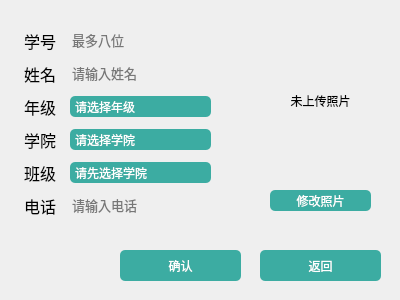
<?xml version="1.0" encoding="UTF-8"?>
<ui version="4.0">
 <class>AddStu</class>
 <widget class="QDialog" name="AddStu">
  <property name="geometry">
   <rect>
    <x>0</x>
    <y>0</y>
    <width>400</width>
    <height>300</height>
   </rect>
  </property>
  <property name="windowTitle">
   <string>新增学生信息</string>
  </property>
  <property name="windowIcon">
   <iconset resource="image.qrc">
    <normaloff>:/image/images/new.png</normaloff>:/image/images/new.png</iconset>
  </property>
  <property name="autoFillBackground">
   <bool>false</bool>
  </property>
  <property name="styleSheet">
   <string notr="true">QComboBox{
	border-radius:5px;
	background-color: rgba(0, 150, 136, 0.75);
	color:rgb(255,255,255);
	font: 75 9pt &quot;微软雅黑&quot;;
}
QComboBox:hover{
	border-color: rgb(0, 150, 136);
	background-color: rgba(0, 150, 136, 0.8);
}
QComboBox:pressed{
	background-color: rgba(0, 150, 136, 0.95);}
QComboBox::drop-down{border-left-color: darkgray;}

QLineEdit{border-radius:5px;}
</string>
  </property>
  <widget class="QPushButton" name="back">
   <property name="geometry">
    <rect>
     <x>260</x>
     <y>250</y>
     <width>121</width>
     <height>31</height>
    </rect>
   </property>
   <property name="styleSheet">
    <string notr="true">QPushButton{
	border-radius:5px;
	background-color: rgba(0, 150, 136, 0.75);
	color:rgb(255,255,255);
	font: 75 10pt &quot;微软雅黑&quot;;
}
QPushButton:hover{
	border-color: rgb(0, 150, 136);
	background-color: rgba(0, 150, 136, 0.8);
}
QPushButton:pressed{
	background-color: rgba(0, 150, 136, 0.95);
}


</string>
   </property>
   <property name="text">
    <string>返回</string>
   </property>
  </widget>
  <widget class="QComboBox" name="ClassBox">
   <property name="geometry">
    <rect>
     <x>70</x>
     <y>162</y>
     <width>141</width>
     <height>21</height>
    </rect>
   </property>
   <property name="sizePolicy">
    <sizepolicy hsizetype="Fixed" vsizetype="Fixed">
     <horstretch>0</horstretch>
     <verstretch>0</verstretch>
    </sizepolicy>
   </property>
   <property name="acceptDrops">
    <bool>false</bool>
   </property>
   <property name="editable">
    <bool>false</bool>
   </property>
   <property name="currentText">
    <string>请先选择学院</string>
   </property>
   <property name="insertPolicy">
    <enum>QComboBox::InsertAtBottom</enum>
   </property>
   <property name="frame">
    <bool>false</bool>
   </property>
   <item>
    <property name="text">
     <string>请先选择学院</string>
    </property>
   </item>
  </widget>
  <widget class="QComboBox" name="PartBox">
   <property name="geometry">
    <rect>
     <x>70</x>
     <y>129</y>
     <width>141</width>
     <height>21</height>
    </rect>
   </property>
   <property name="sizePolicy">
    <sizepolicy hsizetype="Fixed" vsizetype="Fixed">
     <horstretch>0</horstretch>
     <verstretch>0</verstretch>
    </sizepolicy>
   </property>
   <property name="frame">
    <bool>false</bool>
   </property>
   <item>
    <property name="text">
     <string>请选择学院</string>
    </property>
   </item>
   <item>
    <property name="text">
     <string>计算机学院</string>
    </property>
   </item>
   <item>
    <property name="text">
     <string>化工学院</string>
    </property>
   </item>
  </widget>
  <widget class="QLabel" name="Class">
   <property name="geometry">
    <rect>
     <x>24</x>
     <y>159</y>
     <width>40</width>
     <height>27</height>
    </rect>
   </property>
   <property name="font">
    <font>
     <family>微软雅黑</family>
     <pointsize>12</pointsize>
    </font>
   </property>
   <property name="text">
    <string>班级</string>
   </property>
  </widget>
  <widget class="QLabel" name="Tel">
   <property name="geometry">
    <rect>
     <x>24</x>
     <y>192</y>
     <width>40</width>
     <height>27</height>
    </rect>
   </property>
   <property name="font">
    <font>
     <family>微软雅黑</family>
     <pointsize>12</pointsize>
    </font>
   </property>
   <property name="text">
    <string>电话</string>
   </property>
  </widget>
  <widget class="QComboBox" name="GradeBox">
   <property name="enabled">
    <bool>true</bool>
   </property>
   <property name="geometry">
    <rect>
     <x>70</x>
     <y>96</y>
     <width>141</width>
     <height>21</height>
    </rect>
   </property>
   <property name="sizePolicy">
    <sizepolicy hsizetype="Fixed" vsizetype="Fixed">
     <horstretch>0</horstretch>
     <verstretch>0</verstretch>
    </sizepolicy>
   </property>
   <property name="editable">
    <bool>false</bool>
   </property>
   <property name="currentIndex">
    <number>0</number>
   </property>
   <property name="maxCount">
    <number>30</number>
   </property>
   <property name="duplicatesEnabled">
    <bool>false</bool>
   </property>
   <property name="frame">
    <bool>false</bool>
   </property>
   <item>
    <property name="text">
     <string>请选择年级</string>
    </property>
   </item>
   <item>
    <property name="text">
     <string>2017</string>
    </property>
   </item>
   <item>
    <property name="text">
     <string>2018</string>
    </property>
   </item>
   <item>
    <property name="text">
     <string>2019</string>
    </property>
   </item>
   <item>
    <property name="text">
     <string>2020</string>
    </property>
   </item>
   <item>
    <property name="text">
     <string>2021</string>
    </property>
   </item>
  </widget>
  <widget class="QLabel" name="Part">
   <property name="geometry">
    <rect>
     <x>24</x>
     <y>126</y>
     <width>40</width>
     <height>27</height>
    </rect>
   </property>
   <property name="font">
    <font>
     <family>微软雅黑</family>
     <pointsize>12</pointsize>
    </font>
   </property>
   <property name="text">
    <string>学院</string>
   </property>
  </widget>
  <widget class="QLabel" name="Name">
   <property name="geometry">
    <rect>
     <x>24</x>
     <y>60</y>
     <width>40</width>
     <height>27</height>
    </rect>
   </property>
   <property name="font">
    <font>
     <family>微软雅黑</family>
     <pointsize>12</pointsize>
    </font>
   </property>
   <property name="text">
    <string>姓名</string>
   </property>
  </widget>
  <widget class="QLineEdit" name="NameText">
   <property name="geometry">
    <rect>
     <x>70</x>
     <y>63</y>
     <width>141</width>
     <height>20</height>
    </rect>
   </property>
   <property name="sizePolicy">
    <sizepolicy hsizetype="Fixed" vsizetype="Fixed">
     <horstretch>0</horstretch>
     <verstretch>0</verstretch>
    </sizepolicy>
   </property>
   <property name="font">
    <font>
     <family>等线</family>
     <pointsize>10</pointsize>
    </font>
   </property>
   <property name="styleSheet">
    <string notr="true">QLineEdit
{
	setMaxLength(8);
    setPlaceholderText(&quot;abc&quot;);
	background:transparent;
	border-width:0;
	border-style:outset;

}


</string>
   </property>
   <property name="inputMask">
    <string/>
   </property>
   <property name="text">
    <string/>
   </property>
   <property name="maxLength">
    <number>10</number>
   </property>
   <property name="frame">
    <bool>false</bool>
   </property>
   <property name="placeholderText">
    <string>请输入姓名</string>
   </property>
   <property name="clearButtonEnabled">
    <bool>true</bool>
   </property>
  </widget>
  <widget class="QLabel" name="Num">
   <property name="geometry">
    <rect>
     <x>24</x>
     <y>27</y>
     <width>40</width>
     <height>27</height>
    </rect>
   </property>
   <property name="font">
    <font>
     <family>微软雅黑</family>
     <pointsize>12</pointsize>
    </font>
   </property>
   <property name="text">
    <string>学号</string>
   </property>
  </widget>
  <widget class="QLabel" name="Grade">
   <property name="geometry">
    <rect>
     <x>24</x>
     <y>93</y>
     <width>40</width>
     <height>27</height>
    </rect>
   </property>
   <property name="font">
    <font>
     <family>微软雅黑</family>
     <pointsize>12</pointsize>
    </font>
   </property>
   <property name="text">
    <string>年级</string>
   </property>
  </widget>
  <widget class="QLineEdit" name="TelText">
   <property name="geometry">
    <rect>
     <x>70</x>
     <y>195</y>
     <width>141</width>
     <height>20</height>
    </rect>
   </property>
   <property name="sizePolicy">
    <sizepolicy hsizetype="Fixed" vsizetype="Fixed">
     <horstretch>0</horstretch>
     <verstretch>0</verstretch>
    </sizepolicy>
   </property>
   <property name="font">
    <font>
     <family>等线</family>
     <pointsize>10</pointsize>
    </font>
   </property>
   <property name="styleSheet">
    <string notr="true">QLineEdit
{
	setMaxLength(8);
    setPlaceholderText(&quot;abc&quot;);
	background:transparent;
	border-width:0;
	border-style:outset;

}


</string>
   </property>
   <property name="inputMethodHints">
    <set>Qt::ImhDigitsOnly</set>
   </property>
   <property name="inputMask">
    <string/>
   </property>
   <property name="text">
    <string/>
   </property>
   <property name="maxLength">
    <number>11</number>
   </property>
   <property name="frame">
    <bool>false</bool>
   </property>
   <property name="placeholderText">
    <string>请输入电话</string>
   </property>
   <property name="clearButtonEnabled">
    <bool>true</bool>
   </property>
  </widget>
  <widget class="QLineEdit" name="NumText">
   <property name="geometry">
    <rect>
     <x>70</x>
     <y>30</y>
     <width>141</width>
     <height>20</height>
    </rect>
   </property>
   <property name="sizePolicy">
    <sizepolicy hsizetype="Fixed" vsizetype="Fixed">
     <horstretch>0</horstretch>
     <verstretch>0</verstretch>
    </sizepolicy>
   </property>
   <property name="font">
    <font>
     <family>等线</family>
     <pointsize>10</pointsize>
    </font>
   </property>
   <property name="styleSheet">
    <string notr="true">QLineEdit
{
	setMaxLength(8);
	background:transparent;
	border-width:0;
	border-style:outset;
}


</string>
   </property>
   <property name="inputMethodHints">
    <set>Qt::ImhDigitsOnly</set>
   </property>
   <property name="inputMask">
    <string/>
   </property>
   <property name="text">
    <string/>
   </property>
   <property name="maxLength">
    <number>8</number>
   </property>
   <property name="frame">
    <bool>false</bool>
   </property>
   <property name="placeholderText">
    <string>最多八位</string>
   </property>
   <property name="clearButtonEnabled">
    <bool>true</bool>
   </property>
  </widget>
  <widget class="QPushButton" name="yes">
   <property name="geometry">
    <rect>
     <x>120</x>
     <y>250</y>
     <width>121</width>
     <height>31</height>
    </rect>
   </property>
   <property name="styleSheet">
    <string notr="true">QPushButton{
	border-radius:5px;
	background-color: rgba(0, 150, 136, 0.75);
	color:rgb(255,255,255);
	font: 75 10pt &quot;微软雅黑&quot;;
}
QPushButton:hover{
	border-color: rgb(0, 150, 136);
	background-color: rgba(0, 150, 136, 0.8);
}
QPushButton:pressed{
	background-color: rgba(0, 150, 136, 0.95);
}


</string>
   </property>
   <property name="text">
    <string>确认</string>
   </property>
  </widget>
  <widget class="QPushButton" name="picture">
   <property name="geometry">
    <rect>
     <x>270</x>
     <y>190</y>
     <width>101</width>
     <height>21</height>
    </rect>
   </property>
   <property name="font">
    <font>
     <family>微软雅黑</family>
     <pointsize>9</pointsize>
     <weight>9</weight>
     <italic>false</italic>
     <bold>false</bold>
    </font>
   </property>
   <property name="styleSheet">
    <string notr="true">QPushButton{
	border-radius:5px;
	background-color: rgba(0, 150, 136, 0.75);
	color:rgb(255,255,255);
	font: 75 9pt &quot;微软雅黑&quot;;
}
QPushButton:hover{
	border-color: rgb(0, 150, 136);
	background-color: rgba(0, 150, 136, 0.8);
}
QPushButton:pressed{
	background-color: rgba(0, 150, 136, 0.95);
}


</string>
   </property>
   <property name="text">
    <string>修改照片</string>
   </property>
  </widget>
  <widget class="QLabel" name="showpic">
   <property name="geometry">
    <rect>
     <x>270</x>
     <y>30</y>
     <width>101</width>
     <height>141</height>
    </rect>
   </property>
   <property name="sizePolicy">
    <sizepolicy hsizetype="Fixed" vsizetype="Fixed">
     <horstretch>0</horstretch>
     <verstretch>0</verstretch>
    </sizepolicy>
   </property>
   <property name="minimumSize">
    <size>
     <width>101</width>
     <height>141</height>
    </size>
   </property>
   <property name="maximumSize">
    <size>
     <width>101</width>
     <height>141</height>
    </size>
   </property>
   <property name="autoFillBackground">
    <bool>false</bool>
   </property>
   <property name="text">
    <string>未上传照片</string>
   </property>
   <property name="textFormat">
    <enum>Qt::PlainText</enum>
   </property>
   <property name="scaledContents">
    <bool>true</bool>
   </property>
   <property name="alignment">
    <set>Qt::AlignCenter</set>
   </property>
   <property name="wordWrap">
    <bool>false</bool>
   </property>
   <property name="openExternalLinks">
    <bool>false</bool>
   </property>
  </widget>
 </widget>
 <tabstops>
  <tabstop>NumText</tabstop>
  <tabstop>NameText</tabstop>
  <tabstop>GradeBox</tabstop>
  <tabstop>PartBox</tabstop>
  <tabstop>ClassBox</tabstop>
  <tabstop>TelText</tabstop>
  <tabstop>picture</tabstop>
  <tabstop>yes</tabstop>
  <tabstop>back</tabstop>
 </tabstops>
 <resources>
  <include location="image.qrc"/>
 </resources>
 <connections/>
</ui>
